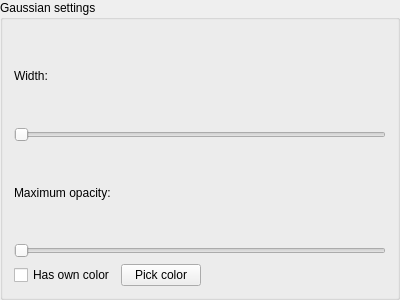
<?xml version="1.0" encoding="UTF-8"?>
<ui version="4.0">
 <class>GaussianBox</class>
 <widget class="QGroupBox" name="GaussianBox">
  <property name="geometry">
   <rect>
    <x>0</x>
    <y>0</y>
    <width>400</width>
    <height>300</height>
   </rect>
  </property>
  <property name="windowTitle">
   <string>GroupBox</string>
  </property>
  <property name="title">
   <string>Gaussian settings</string>
  </property>
  <layout class="QVBoxLayout" name="verticalLayout">
   <item>
    <widget class="QLabel" name="widthLabel">
     <property name="text">
      <string>Width:</string>
     </property>
    </widget>
   </item>
   <item>
    <widget class="QSlider" name="widthSlider">
     <property name="maximum">
      <number>10000</number>
     </property>
     <property name="orientation">
      <enum>Qt::Horizontal</enum>
     </property>
    </widget>
   </item>
   <item>
    <widget class="QLabel" name="maxOpacityLabel">
     <property name="text">
      <string>Maximum opacity:</string>
     </property>
    </widget>
   </item>
   <item>
    <widget class="QSlider" name="maxOpacitySlider">
     <property name="maximum">
      <number>10000</number>
     </property>
     <property name="orientation">
      <enum>Qt::Horizontal</enum>
     </property>
    </widget>
   </item>
   <item>
    <layout class="QHBoxLayout" name="horizontalLayout">
     <item>
      <widget class="QCheckBox" name="ownColorBox">
       <property name="text">
        <string>Has own color</string>
       </property>
      </widget>
     </item>
     <item>
      <widget class="QPushButton" name="pickColorButton">
       <property name="text">
        <string>Pick color</string>
       </property>
      </widget>
     </item>
     <item>
      <spacer name="horizontalSpacer">
       <property name="orientation">
        <enum>Qt::Horizontal</enum>
       </property>
       <property name="sizeHint" stdset="0">
        <size>
         <width>40</width>
         <height>20</height>
        </size>
       </property>
      </spacer>
     </item>
    </layout>
   </item>
  </layout>
 </widget>
 <resources/>
 <connections/>
</ui>
